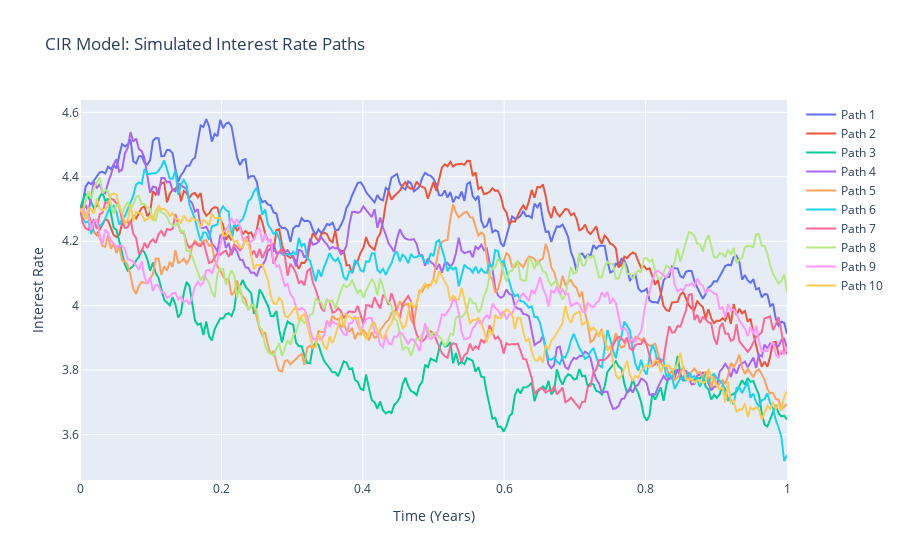

This figure's notebook cell:
### Code cell
# -------SIMULATION OF BM AND CIR MODEL------- 

r0 = 4.30        # Initial stock price
T = 1           # Time to maturity (years)
a= 1.0 # speed of reversion parameter
b= 3.50  # Volatility of volatility
paths = 100000  # Number of simulations
sigma = 0.2     # Constant volatility for BM

# Simulation of CIR Model and BM
r_CIR = CIR(r0,a,b,T,sigma, paths)
# -------OPTION PRICING AND VOLATILITY SMILE-------




# Time axis
time = np.linspace(0, T, r_CIR.shape[0])

# Plot CIR Model
fig_CIR = go.Figure()
for i in range(10):  # Plot only the first 10 paths for clarity
    fig_CIR.add_trace(go.Scatter(
        x=time,
        y=r_CIR[:, i],
        mode='lines',
        name=f'Path {i+1}'
    ))
fig_CIR.update_layout(
    title='CIR Model: Simulated Interest Rate Paths',
    xaxis_title='Time (Years)',
    yaxis_title='Interest Rate',
    showlegend=True
)
fig_CIR.show()

### Figure 1 — Plotly figure (JSON) as saved in the notebook; plotly's stock layout.template omitted (floating-point values rounded to 4 significant figures; data arrays with more than 128 entries replaced by an {"elided": "..."} marker saying what was removed)
{"data": [{"mode": "lines", "name": "Path 1", "type": "scatter", "x": {"elided": "253 float values"}, "y": {"elided": "253 float values"}}, {"mode": "lines", "name": "Path 2", "type": "scatter", "x": {"elided": "253 float values"}, "y": {"elided": "253 float values"}}, {"mode": "lines", "name": "Path 3", "type": "scatter", "x": {"elided": "253 float values"}, "y": {"elided": "253 float values"}}, {"mode": "lines", "name": "Path 4", "type": "scatter", "x": {"elided": "253 float values"}, "y": {"elided": "253 float values"}}, {"mode": "lines", "name": "Path 5", "type": "scatter", "x": {"elided": "253 float values"}, "y": {"elided": "253 float values"}}, {"mode": "lines", "name": "Path 6", "type": "scatter", "x": {"elided": "253 float values"}, "y": {"elided": "253 float values"}}, {"mode": "lines", "name": "Path 7", "type": "scatter", "x": {"elided": "253 float values"}, "y": {"elided": "253 float values"}}, {"mode": "lines", "name": "Path 8", "type": "scatter", "x": {"elided": "253 float values"}, "y": {"elided": "253 float values"}}, {"mode": "lines", "name": "Path 9", "type": "scatter", "x": {"elided": "253 float values"}, "y": {"elided": "253 float values"}}, {"mode": "lines", "name": "Path 10", "type": "scatter", "x": {"elided": "253 float values"}, "y": {"elided": "253 float values"}}], "layout": {"showlegend": true, "title": {"text": "CIR Model: Simulated Interest Rate Paths"}, "xaxis": {"title": {"text": "Time (Years)"}}, "yaxis": {"title": {"text": "Interest Rate"}}}}
